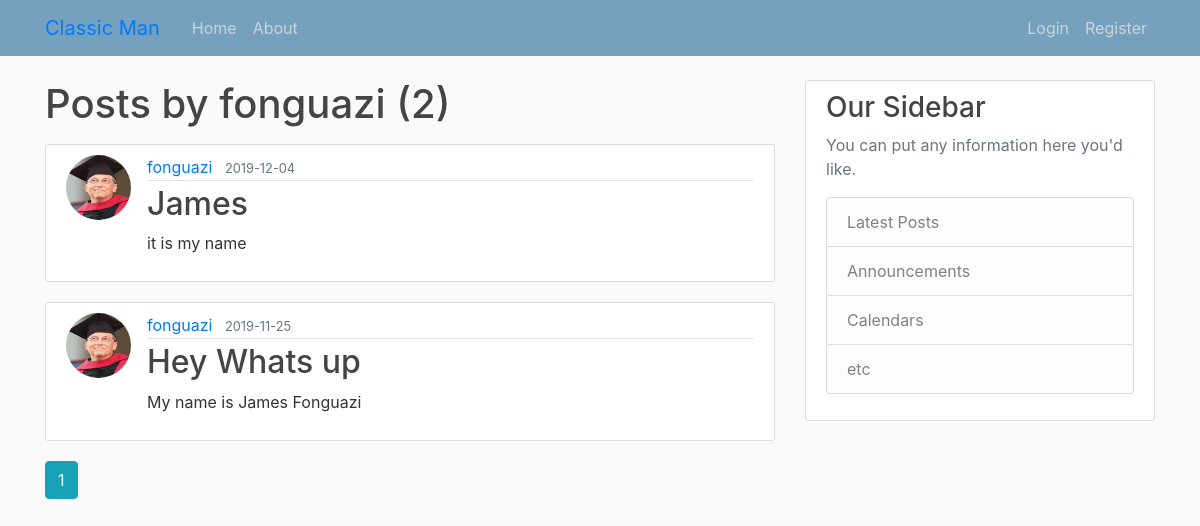
Screenshot of /user/fonguazi with the database file from the repository.
### flaskget1/Models.py (models this page shows, shortened)
class User(db.Model,UserMixin):
    id = db.Column(db.Integer, primary_key=True)
    username = db.Column(db.String(20),unique=True,nullable=False)
    email = db.Column(db.String(120),unique=True, nullable=False)
    image_file =db.Column(db.String(20),nullable=False,default='Billgates.jpg')
    password = db.Column(db.String(60),nullable=False)
    posts = db.relationship('Post',backref='author', lazy=True)

class Post(db.Model):
    id=db.Column(db.Integer, primary_key=True)
    title = db.Column(db.String(100), nullable=False)
    date_posted =db.Column(db.DateTime, nullable=False, default=datetime.utcnow)
    content = db.Column(db.Text, nullable=False)
    user_id = db.Column(db.Integer,db.ForeignKey('user.id'), nullable=False)

### flaskget1/routes.py (the view)
@app.route("/user/<string:username>")
def user_posts(username):
    page = request.args.get('page',1,type=int)
    user = User.query.filter_by(username=username).first_or_404()
    posts = Post.query.filter_by(author=user)\
        .order_by(Post.date_posted.desc())\
        .paginate(page=page ,per_page=5)
    return render_template('user_posts.html',posts=posts,user=user)

### flaskget1/templates/user_posts.html
{% extends "layout.html" %}
{% block content %}
      <h1 class="mb-3">Posts by {{user.username}} ({{posts.total}})</h1>
      {% for post in posts.items %}
       <article class="media content-section">
          <img class="rounded-circle article-img" src="{{url_for('static',filename='pictures/'+post.author.image_file)}}">
                     <div class="media-body">
                       <div class="article-metadata">
                         <a class="mr-2" href="{{ url_for('user_posts',username=post.author.username)}}">{{ post.author.username }}</a>
                         <small class="text-muted">{{ post.date_posted.strftime('%Y-%m-%d') }}</small>
                       </div>
                       <h2><a class="article-title" href="{{url_for('post',post_id=post.id)}}">{{ post.title }}</a></h2>
                       <p class="article-content">{{ post.content }}</p>
                     </div>
                   </article>
       {% endfor %}
       {% for page_num in posts.iter_pages(left_edge=1,right_edge=1,left_current=1,right_current=2) %}
        {% if page_num %}
          {% if posts.page == page_num %}
          <a class="btn btn-info mb-4" href="{{ url_for('user_posts',username=user.username,page=page_num) }}">{{page_num}}</a>
          {% else %}
          <a class="btn btn-outline-info mb-4" href="{{ url_for('user_posts',username=user.username,page=page_num) }}">{{page_num}}</a>
          {% endif %}
        {% else %}
            ....
        {% endif %}
       {% endfor %}
{% endblock content %}

### flaskget1/static/main.css (style rules this page uses)
body { background: #fafafa; color: #333333; margin-top: 5rem; }
h1, h2, h3, h4, h5, h6 { color: #444444; }
.content-section { background: #ffffff; padding: 10px 20px; border: 1px solid #dddddd; border-radius: 3px; margin-bottom: 20px; }
.article-title { color: #444444; }
.article-img { height: 65px; width: 65px; margin-right: 16px; }
.article-metadata { padding-bottom: 1px; margin-bottom: 4px; border-bottom: 1px solid #e3e3e3 }

### rows the page displays
User: username "fonguazi"
Post: image_file (picture), author.username "fonguazi", date_posted "2019-12-04", title "James", content "it is my name"
Post: image_file (picture), author.username "fonguazi", date_posted "2019-11-25", title "Hey Whats up", content "My name is James Fonguazi"

### other values shown
{{ posts.total }} "2"
{{ page_num }} "1"
